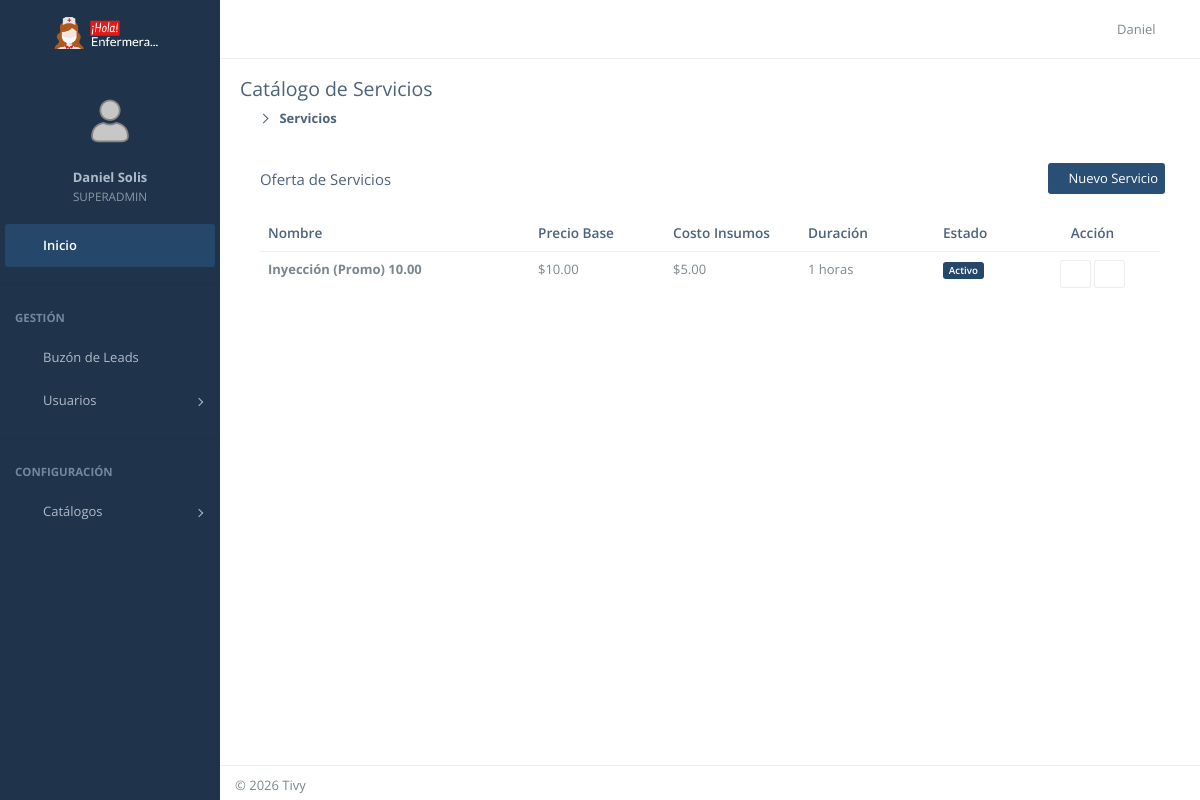
The page /dashboard/servicios/ (signed in) on the database its author committed.
### CoreApps/users/models.py (models this page shows, shortened)
class User(AbstractUser):
    class Roles(models.TextChoices):
        CLIENTE = 'CLIENTE', _('Cliente')
        ENFERMERO = 'ENFERMERO', _('Enfermero')
        SUPERVISOR = 'SUPERVISOR', _('Supervisor')
        ADMINISTRADOR = 'ADMINISTRADOR', _('Administrador')
        SUPERADMIN = 'SUPERADMIN', _('Super Administrador')
    email = models.EmailField(_('Correo Electrónico'), unique=True)
    groups = models.ManyToManyField(
        Group,
        verbose_name=_('groups'),
        blank=True,
        help_text=_('The groups this user belongs to.'),
        related_name="custom_user_groups",  # Nombre único para evitar el choque
        related_query_name="user",
    )
    user_permissions = models.ManyToManyField(
        Permission,
        verbose_name=_('user permissions'),
        blank=True,
        help_text=_('Specific permissions for this user.'),
        related_name="custom_user_permissions", # Nombre único para evitar el choque
        related_query_name="user",
    )
    rol = models.CharField(
        max_length=20,
        choices=Roles.choices,
        default=Roles.CLIENTE,
        verbose_name=_('Rol en el sistema')
    )
    cedula = models.CharField(
        _('Cédula / RUC'),
        max_length=13,
        unique=True,
        blank=True,
        null=True
    )
    telefono = models.CharField(
        _('Teléfono Celular'),
        max_length=20,
        blank=True,
        null=True,
        help_text=_('Número principal para contacto')
    )
    foto = models.ImageField(upload_to='perfiles/fotos/', blank=True, null=True)
    USERNAME_FIELD = 'email'
    REQUIRED_FIELDS = ['username', 'first_name', 'last_name', 'cedula']
    class Meta:
        verbose_name = _('Usuario')
        verbose_name_plural = _('Usuarios')

### CoreApps/services/models.py (models this page shows, shortened)
class Service(models.Model):
    categoria = models.ForeignKey(ServiceCategory, on_delete=models.PROTECT, related_name='servicios')
    nombre = models.CharField(max_length=200)
    descripcion = models.TextField(blank=True)
    precio_base = models.DecimalField(_('Precio del Servicio'), max_digits=10, decimal_places=2)
    precio_insumos = models.DecimalField(
        _('Costo Insumos Extra'),
        max_digits=10, decimal_places=2,
        default=5.00,
        help_text=_('Se suma automáticamente si el cliente NO tiene sus propios insumos.')
    )
    incluye_insumos_por_defecto = models.BooleanField(
        _('Insumos incluidos'),
        default=False,
        help_text=_('Si marcas esto (ej: Sueroterapia), el precio base ya es el final.')
    )
    duracion_horas = models.PositiveIntegerField(
        _('Duración (Horas)'),
        default=1,
        help_text=_('Tiempo que se bloquea en la agenda. Estándar: 1 hora. Guardias: 8, 12, 24.')
    )
    es_guardia = models.BooleanField(
        _('Es Guardia'),
        default=False,
        help_text=_('Si es True, requiere validación especial (bloqueo de jornada completa).')
    )
    requiere_retorno = models.BooleanField(
        _('Requiere Retorno'),
        default=False,
        help_text=_('Si es True, el sistema deberá agendar una segunda cita para el retiro (ej: sacar el suero).')
    )
    tiempo_espera_retorno = models.PositiveIntegerField(
        _('Horas para retiro'),
        default=0,
        blank=True,
        help_text=_('Ej: Si el suero dura 6 horas, poner 6. El sistema sugerirá la cita de retiro 6h después.')
    )
    activo = models.BooleanField(default=True)
    class Meta:
        verbose_name = "Servicio"
        verbose_name_plural = "Servicios"

### CoreApps/services/views.py (the view)
# urls.py: path('dashboard/servicios/', ServiceListView.as_view(), name='admin_service_list'),
class ServiceListView(LoginRequiredMixin, AdminRequiredMixin, ListView):
    model = Service
    template_name = 'services/admin/service_list.html'
    context_object_name = 'servicios'
    def get_queryset(self):
        return Service.objects.all().order_by('nombre')

### CoreApps/services/views.py (called while the page is built)
    def test_func(self):
        return self.request.user.is_authenticated and self.request.user.rol in ['ADMINISTRADOR', 'SUPERADMIN', 'SUPERVISOR']

### templates/services/admin/service_list.html (shortened to what this page needs)
{% extends 'layouts/dashboard_base.html' %}
{% block page_title %}Catálogo de Servicios{% endblock %}
{% block breadcrumb %}<li class="active">Servicios</li>{% endblock %}
{% block content %}
<div class="panel">
    <div class="panel-heading">
        <div class="panel-control">
            <a href="{% url 'admin_service_create' %}" class="btn btn-primary"><i class="demo-pli-add"></i> Nuevo Servicio</a>
        </div>
        <h3 class="panel-title">Oferta de Servicios</h3>
    </div>
    <div class="panel-body">
        <div class="table-responsive">
            <table class="table table-hover">
                <thead>
                    <tr>
                        <th style="width: 30%;">Nombre</th>
                        <th style="width: 15%;">Precio Base</th>
                        <th style="width: 15%;">Costo Insumos</th>
                        <th style="width: 15%;">Duración</th>
                        <th style="width: 10%;">Estado</th>
                        <th class="text-center" style="width: 15%;">Acción</th>
                    </tr>
                </thead>
                <tbody>
                    {% for s in servicios %}
                    <tr>
                        <td><span class="text-bold">{{ s.nombre }}</span></td>
                        <td>${{ s.precio_base }}</td>
                        <td>
                            {% if s.incluye_insumos_por_defecto %}
                                <span class="label label-success">Incluido</span>
                            {% else %}
                                ${{ s.precio_insumos }}
                            {% endif %}
                        </td>
                        <td>{{ s.duracion_horas }} horas</td>
                        <td>
                            {% if s.activo %}
                                <span class="label label-primary">Activo</span>
                            {% else %}
                                <span class="label label-default">Inactivo</span>
                            {% endif %}
                        </td>
                        <td class="text-center">
                            <a href="{% url 'admin_service_update' s.pk %}" class="btn btn-sm btn-default btn-hover-primary">
                                <i class="demo-pli-pen-5"></i>
                            </a>
                            <a href="{% url 'admin_service_delete' s.pk %}" class="btn btn-sm btn-default btn-hover-danger">
                                <i class="demo-pli-trash"></i>
                            </a>
                        </td>
                    </tr>
                    {% empty %}
                    <tr><td colspan="6" class="text-center">No hay servicios registrados.</td></tr>
                    {% endfor %}
                </tbody>
            </table>
        </div>
    </div>
</div>
{% endblock %}

### templates/includes/dashboard/navbar.html (shortened to what this page needs)
{% load static %}
<header id="navbar">
    <div id="navbar-container" class="boxed">
        <div class="navbar-header">
            <a href="{% url 'dashboard' %}" class="navbar-brand">
                <div class="brand-custom-wrapper">
                    <img src="{% static 'img/logo-hola-enfermera2.png' %}"
                         alt="Hola Enfermera"
                         class="logo-image logo-lg">
                </div>
            </a>
        </div>
        <div class="navbar-content">
            <ul class="nav navbar-top-links pull-left">
                <li class="tgl-menu-btn">
                    <a class="mainnav-toggle" href="#">
                        <i class="demo-pli-list-view"></i>
                    </a>
                </li>
            </ul>
            <ul class="nav navbar-top-links pull-right">
                <li id="dropdown-user" class="dropdown">
                    <a href="#" data-toggle="dropdown" class="dropdown-toggle text-right">
                        <span class="ic-user pull-right">
                            <i class="demo-pli-male"></i>
                        </span>
                        <div class="username hidden-xs">{{ user.first_name }}</div>
                    </a>
                </li>
            </ul>
        </div>
    </div>
</header>

### templates/includes/dashboard/menu.html (shortened to what this page needs)
{% load static %}
<nav id="mainnav-container">
    <div id="mainnav">
        <div id="mainnav-menu-wrap">
            <div class="nano">
                <div class="nano-content">
                    <div id="mainnav-profile" class="mainnav-profile">
                        <div class="profile-wrap text-center">
                            <div class="pad-btm">
                                {% if user.foto %}
                                    <img class="img-circle img-md" src="{{ user.foto.url }}" alt="Foto">
                                {% else %}
                                    <img class="img-circle img-md" src="{% static 'img/profile-photos/user.png' %}" alt="Foto">
                                {% endif %}
                            </div>
                            <a href="#profile-nav" class="box-block" data-toggle="collapse" aria-expanded="false">
                                <p class="mnp-name">{{ user.get_full_name }}</p>
                                <span class="mnp-desc">{{ user.rol }}</span>
                            </a>
                        </div>
                    </div>
                    <ul id="mainnav-menu" class="list-group">
    <li class="active-link">
        <a href="{% url 'dashboard' %}">
            <i class="demo-pli-home"></i>
            <span class="menu-title">Inicio</span>
        </a>
    </li>
    {% if user.rol in 'ADMINISTRADOR,SUPERADMIN,SUPERVISOR' or user.is_superuser %}
        <li class="list-divider"></li>
        <li class="list-header">Gestión</li>
        <li>
            <a href="{% url 'admin_reminder_list' %}">
                <i class="demo-pli-mail"></i>
                <span class="menu-title">Buzón de Leads</span>
            </a>
        </li>
       <li>
            <a href="#">
                <i class="demo-pli-male-female"></i>
                <span class="menu-title">Usuarios</span>
                <i class="arrow"></i>
            </a>
        </li>
        <li class="list-divider"></li>
        <li class="list-header">Configuración</li>
        <li>
            <a href="#">
                <i class="demo-pli-gear"></i>
                <span class="menu-title">Catálogos</span>
                <i class="arrow"></i>
            </a>
        </li>
    {% endif %}
</ul>
                </div>
            </div>
        </div>
    </div>
</nav>

### static/css/dashboard.css (style rules this page uses)
body { margin: 0; padding: 0; min-height: 100vh; }
.navbar-brand img { height: 40px; }

### templates/includes/dashboard/navbar.html (style rules this page uses)
.brand-custom-wrapper { width: 100%; height: 100%; display: flex; align-items: center; justify-content: center; position: relative; }
.logo-image { max-height: 40px; width: auto; object-fit: contain; transition: all 0.3s ease; }
#container.mainnav-lg .logo-lg { display: block; }
.navbar-brand { padding: 0 !important; }

### rows shown on the page
User: first_name "Daniel", get_full_name "Daniel Solis", rol "SUPERADMIN"
Service: nombre "Inyección (Promo) 10.00", precio_base "10.00", precio_insumos "5.00", duracion_horas "1", activo "Activo"
